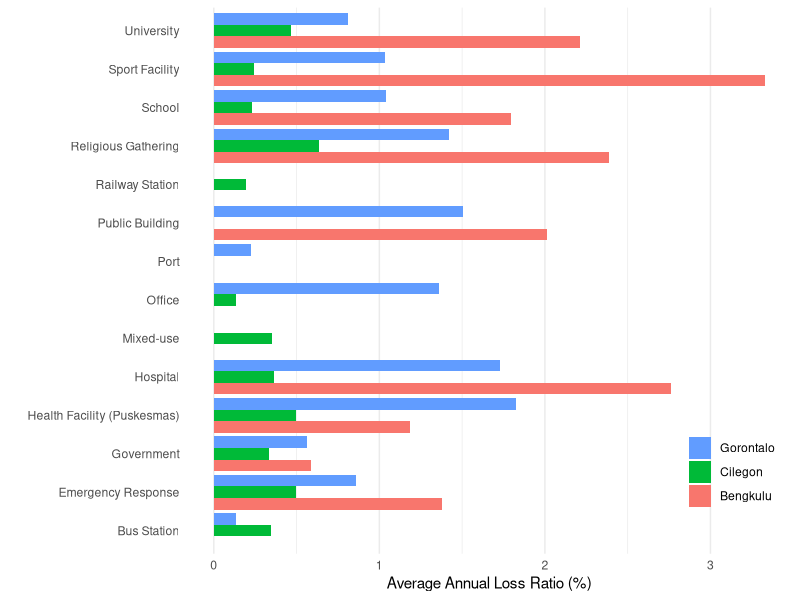
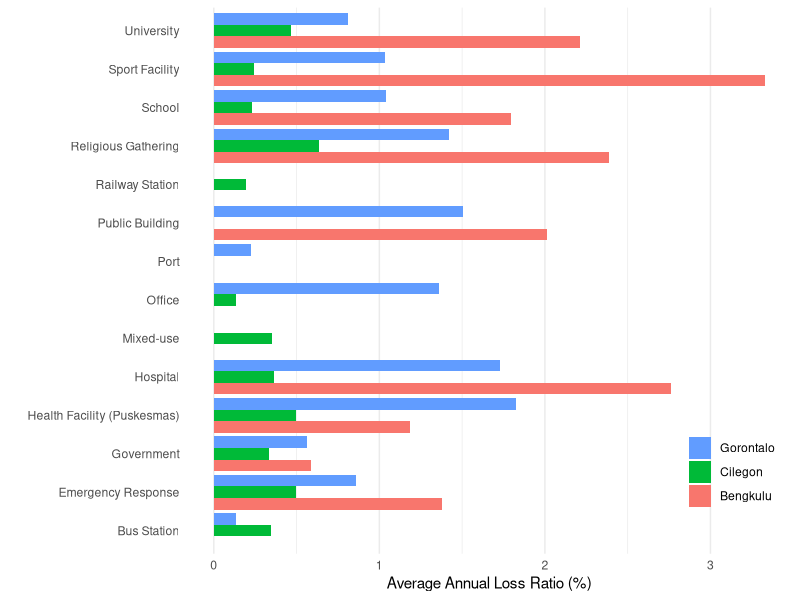

Reproduce these figures in R, in order.
library(tidyverse)

AALR_All <- read_csv("Figure 56_AALR.csv")

AALR_Long <- AALR_All %>% pivot_longer(cols = !BuildingOccupancy,
                        names_to = "Region",
                        values_to = "AALR")

ggplot(data = AALR_Long)+
  geom_col(mapping = aes(x = AALR,
                         y = BuildingOccupancy,
                         fill = Region),
           position = "dodge")+
  xlab("Average Annual Loss Ratio (%)")+
  ylab("")+
  theme_bw()+
  theme_minimal()+
  theme(legend.position = c(0.9,0.15), 
        legend.direction = "vertical",
        legend.title = element_blank(),
        panel.grid.major.y = element_blank(), panel.grid.minor.y = element_blank(),
        )+
  guides(fill = guide_legend(reverse = TRUE))

ggsave("Figure 56 - AALR per building occupancy.pdf",
       plot = last_plot(),
       width = 7.5,
       height = 5,
       units = "in")
